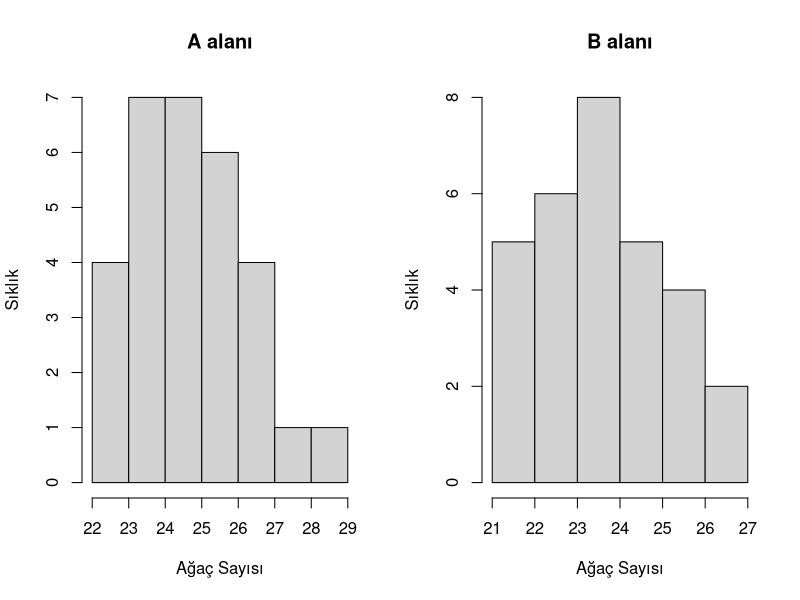

Generate this figure with R:

# Verilerin yüklenmesi A alanı Lab B alanı Doga
AB_data <- read.csv2("Data/Data_agac.csv",header = TRUE,col.names = c("A","B"))
AB_data

# Verileri A ve B alanı olmak üzere iki kısma ayırın ve boş verileri atın (NA)
alan_A <- AB_data$A
alan_B <- na.omit(AB_data$B)

# Tanımlayıcı istatistik
summary(alan_A)

summary(alan_B)

# standart sapma ve varyasyon

sd(alan_A)

sd(alan_B)

# varyans ve örneklem büyüklüklerini ayrı olarak belirleyin
var_A <- var(alan_A)

var_B <- var(alan_B)

n_A <- length(alan_A)

n_B <- length(alan_B)



# T değerinin bulunması, Cohen'in değerine göre (uzun yol)


t_value <- (mean(alan_A)-mean(alan_B))/sqrt((var_A/n_A+var_B/n_B))

t_value

# P değerinin bulunması, çift taraflı olduğu için ikiyle çarpılması gereklidir

pt(t_value,df=22,lower.tail = FALSE, log.p = FALSE)*2    


# Histogram grafikleri

par(mfrow = c(1,2))

hist(alan_A, xlab = "Ağaç Sayısı", ylab = "Sıklık", main = "A alanı")

hist(alan_B,xlab = "Ağaç Sayısı", ylab = "Sıklık", main = "B alanı")

# T testi ile alanların karşılaştırılması (kısayol)

t.test(alan_A,alan_B,alternative = "two.sided",paired = FALSE)


